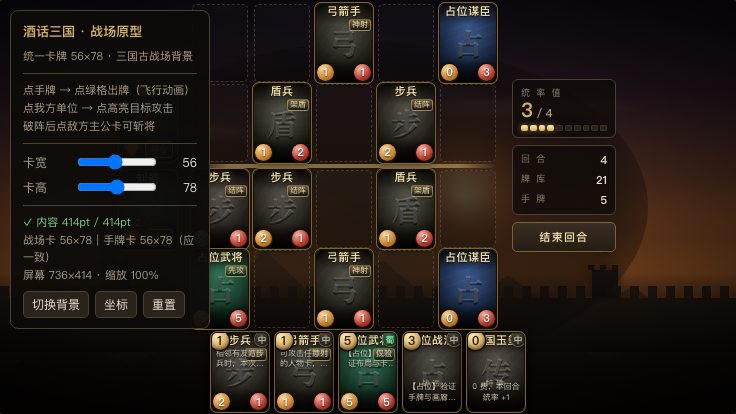
#> input picture .screenshots/battlefield-736x414.png, 736 x 414 px, found by its file name
$ python see.py .screenshots/battlefield-736x414.png
#> lines starting #> are read from the running program, lines starting #| are printed output that depends on the picture
#!/usr/bin/env python3
"""
把截图转成"可读的文字"——给没有图像输入能力的模型当眼睛用。

输出：
  1. 亮度 ASCII 图（自动对比度拉伸，能看出布局结构）
  2. 九宫格区域统计（平均亮度 / 饱和度 / 平均色）
  3. 主色板（k-means）
  4. 可选：局部裁剪分析（--crop x,y,w,h）

用法：
  python3 tools/see.py .screenshots/battlefield-736x414.png
  python3 tools/see.py shot.png 92
  python3 tools/see.py shot.png 92 --crop 180,60,120,90
"""
import sys
from collections import Counter

import numpy as np
from PIL import Image

RAMP = " .:-=+*#%@"


def parse_args(argv):
    path = argv[1]
    cols = 92
    crop = None
    for a in argv[2:]:
        if a.startswith("--crop="):
            crop = tuple(int(v) for v in a.split("=", 1)[1].split(","))
        elif a.isdigit():
            cols = int(a)
    return path, cols, crop


def stretch(arr, lo_pct=2, hi_pct=98):
    lo, hi = np.percentile(arr, lo_pct), np.percentile(arr, hi_pct)
    if hi - lo < 1e-6:
        return np.zeros_like(arr)
    return np.clip((arr - lo) / (hi - lo), 0, 1)


def luminance_map(img, cols, do_stretch=True):
    w, h = img.size
    rows = max(1, round(cols * (h / w) / 2.05))
    small = img.convert("L").resize((cols, rows), Image.LANCZOS)
    a = np.asarray(small, dtype=np.float32) / 255.0
    if do_stretch:
        a = stretch(a)
    lines = []
    for r in range(rows):
        lines.append("".join(RAMP[min(len(RAMP) - 1, int(v * len(RAMP)))] for v in a[r]))
    return lines, a


def region_stats(img, grid=3):
    w, h = img.size
    rgb = np.asarray(img.convert("RGB"), dtype=np.float32)
    hsv = np.asarray(img.convert("HSV"), dtype=np.float32)
    out = []
    for gy in range(grid):
        for gx in range(grid):
            x0, x1 = int(w * gx / grid), int(w * (gx + 1) / grid)
            y0, y1 = int(h * gy / grid), int(h * (gy + 1) / grid)
            block = rgb[y0:y1, x0:x1]
            bsat = hsv[y0:y1, x0:x1, 1]
            mean = block.reshape(-1, 3).mean(axis=0)
            out.append((
                f"({gx},{gy})",
                block.mean() / 255,
                bsat.mean() / 255,
                "#%02x%02x%02x" % tuple(int(c) for c in mean),
            ))
    return out


def palette(img, k=8, sample=40000):
    rgb = np.asarray(img.convert("RGB"), dtype=np.float32).reshape(-1, 3)
    if len(rgb) > sample:
        idx = np.linspace(0, len(rgb) - 1, sample).astype(int)
        rgb = rgb[idx]
    rng = np.random.default_rng(42)
    centers = rgb[rng.choice(len(rgb), k, replace=False)].copy()
    lab = np.zeros(len(rgb), dtype=int)
    for _ in range(12):
        d = ((rgb[:, None, :] - centers[None, :, :]) ** 2).sum(axis=2)
        lab = d.argmin(axis=1)
        for i in range(k):
            m = lab == i
            if m.any():
                centers[i] = rgb[m].mean(axis=0)
    counts = Counter(lab.tolist())
    total = sum(counts.values())
    return [("#%02x%02x%02x" % tuple(int(v) for v in centers[i]), c / total)
            for i, c in counts.most_common()]


def tonal_report(img):
    """整体色调分布——判断是否'一团糊'。"""
    g = np.asarray(img.convert("L"), dtype=np.float32) / 255.0
    hist, _ = np.histogram(g, bins=10, range=(0, 1))
    hist = hist / hist.sum()
    print("--- 亮度直方图（10 档）---")
    for i, v in enumerate(hist):
        lo, hi = i / 10, (i + 1) / 10
        print(f"  {lo:.1f}-{hi:.1f}  {v * 100:5.1f}%  {'#' * int(v * 60)}")
    p5, p50, p95 = np.percentile(g, [5, 50, 95])
    print(f"  分位数：P5={p5:.3f}  P50={p50:.3f}  P95={p95:.3f}  动态范围={p95 - p5:.3f}")
    print(f"  低于 0.2 的像素占比：{(g < 0.2).mean() * 100:.1f}%")
    print(f"  高于 0.6 的像素占比：{(g > 0.6).mean() * 100:.1f}%")


def main():
    if len(sys.argv) < 2:
        print(__doc__)
        sys.exit(1)
    path, cols, crop = parse_args(sys.argv)
    img = Image.open(path)
#> img is the input picture: PIL image 736x414 RGB; mean R, G, B 36.9, 29.7, 24.5
    label = path
    if crop:
        img = img.crop((crop[0], crop[1], crop[0] + crop[2], crop[1] + crop[3]))
        label += f"  crop={crop}"

    print(f"=== {label}  {img.size[0]}x{img.size[1]} ===")
#| === .screenshots/battlefield-736x414.png  736x414 ===
    print()
    print("--- 亮度图（对比度已拉伸；. 最暗 → @ 最亮）---")
    for line in luminance_map(img, cols)[0]:
#> in luminance_map, `w, h = img.size`: w = 736; h = 414
#> in luminance_map, `rows = max(1, round(cols * (h / w) / 2.05))`: rows = 25
#> in luminance_map, `small = img.convert("L").resize((cols, rows), Image.LANCZOS)`:
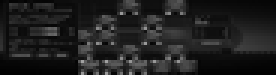
#> small: PIL image 92x25 L (shown 3 times larger); min 1, max 162, mean 31.3
#> in stretch, `lo, hi = np.percentile(arr, lo_pct), np.percentile(arr, hi_pct)`: lo = 0.0118; hi = 0.369
#> in luminance_map, `a = stretch(a)`:
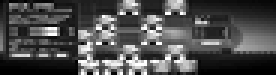
#> a: shape (25, 92) float32 (shown 3 times larger); min 0, max 1, mean 0.306
        print(line)
#> this loop made 25 passes
    print()
    region_stats(img)
#> in region_stats, `w, h = img.size`: w = 736; h = 414
#> in region_stats, `hsv = np.asarray(img.convert("HSV"), dtype=np.float32)`:
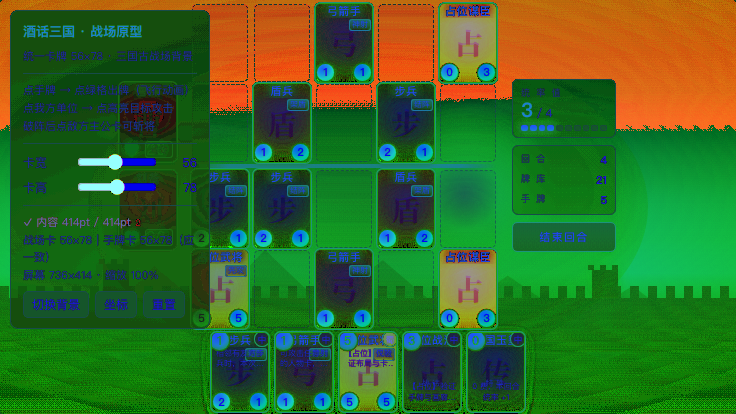
#> hsv: shape (414, 736, 3) float32; mean R, G, B 53.6, 106.3, 39.1
#> after the loop in region_stats, `for gy in range(grid):`:
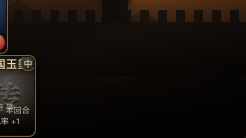
#> block: shape (138, 246, 3) float32; mean R, G, B 19.7, 14.4, 10.4
#> after the loop in region_stats, `for gy in range(grid):`:
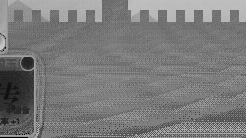
#> bsat: shape (138, 246) float32; min 0, max 198, mean 122.2
#> after the loop in region_stats, `for gy in range(grid):`: out = 9 items
    print("--- 九宫格区域统计 ---")
    for name, lum, sat, hexc in region_stats(img):
        print(f"  {name:>5}  亮度 {lum:5.3f} {'#' * int(lum * 24):<24} 饱和 {sat:5.3f}  {hexc}")
#> this loop made 9 passes
#> (name, lum, sat, hexc) on passes 1 to 9: ('(0,0)', 0.0893, 0.301, '#1a1613'), ('(1,0)', 0.142, 0.348, '#282221'), ('(2,0)', 0.0735, 0.396, '#160f12'), ('(0,1)', 0.122, 0.365, '#201f1d'), ('(1,1)', 0.178, 0.455, '#3a2c20'), ('(2,1)', 0.139, 0.581, '#342114'), ('(0,2)', 0.0847, 0.42, '#191611'), ('(1,2)', 0.185, 0.404, '#363026'), ('(2,2)', 0.0582, 0.479, '#130e0a')
#|   (0,0)  亮度 0.089 ##                       饱和 0.301  #1a1613
#|   (1,0)  亮度 0.142 ###                      饱和 0.348  #282221
#|   (2,0)  亮度 0.074 #                        饱和 0.396  #160f12
#|   (0,1)  亮度 0.122 ##                       饱和 0.365  #201f1d
#|   (1,1)  亮度 0.178 ####                     饱和 0.455  #3a2c20
#|   (2,1)  亮度 0.139 ###                      饱和 0.581  #342114
#|   (0,2)  亮度 0.085 ##                       饱和 0.420  #191611
#|   (1,2)  亮度 0.185 ####                     饱和 0.404  #363026
#> (further printed lines are left out)
    print()
    tonal_report(img)
#> in tonal_report, `g = np.asarray(img.convert("L"), dtype=np.float32) / 255.0`:
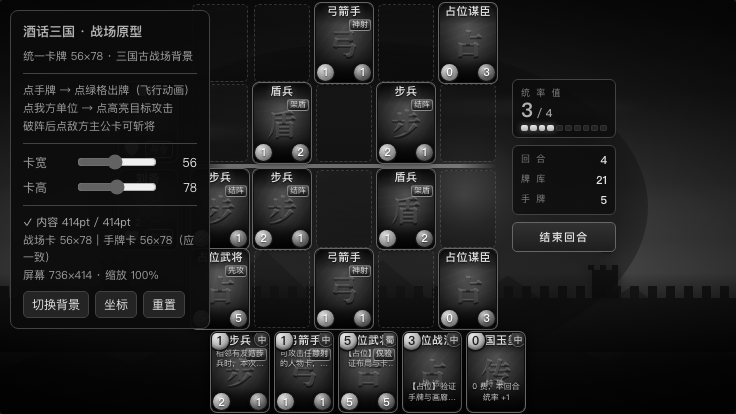
#> g: shape (414, 736) float32; min 0, max 1, mean 0.123
#> in tonal_report, `hist, _ = np.histogram(g, bins=10, range=(0, 1))`: hist = [188030, 66548, 24398, 7773, 8246, 3471, 2822, 1675, 1179, 562]
#> in tonal_report, `hist = hist / hist.sum()`: hist = [0.617, 0.218, 0.0801, 0.0255, 0.0271, 0.0114, 0.00926, 0.0055, 0.00387, 0.00184]
#> the loop in tonal_report, `for i, v in enumerate(hist):` made 10 passes
#> (v, lo, hi) on passes 1 to 10: (0.617, 0, 0.1), (0.218, 0.1, 0.2), (0.0801, 0.2, 0.3), (0.0255, 0.3, 0.4), (0.0271, 0.4, 0.5), (0.0114, 0.5, 0.6), (0.00926, 0.6, 0.7), (0.0055, 0.7, 0.8), (0.00387, 0.8, 0.9), (0.00184, 0.9, 1)
#|   0.0-0.1   61.7%  #####################################
#|   0.1-0.2   21.8%  #############
#|   0.2-0.3    8.0%  ####
#|   0.3-0.4    2.6%  #
#|   0.4-0.5    2.7%  #
#|   0.5-0.6    1.1%
#|   0.6-0.7    0.9%
#|   0.7-0.8    0.5%
#> (further printed lines are left out)
#> in tonal_report, `p5, p50, p95 = np.percentile(g, [5, 50, 95])`: p5 = 0.0157; p50 = 0.0627; p95 = 0.4
#|   分位数：P5=0.016  P50=0.063  P95=0.400  动态范围=0.384
#|   低于 0.2 的像素占比：83.5%
#|   高于 0.6 的像素占比：2.0%
    print()
    print("--- 主色板（k-means, 8 色）---")
    for hexc, ratio in palette(img):
#> in palette, `counts = Counter(lab.tolist())`: counts = {0: 5161, 7: 5707, 4: 12163, 5: 3875, 2: 2168, 6: 3912, 1: 5954, 3: 1060}
#> in palette, `total = sum(counts.values())`: total = 40000
        print(f"  {hexc}  {ratio * 100:5.1f}%")
#> this loop made 8 passes
#|   #0f0c09   30.4%
#|   #322318   14.9%
#|   #060404   14.3%
#|   #1f1613   12.9%
#|   #120d12    9.8%
#|   #3f3b34    9.7%
#|   #756652    5.4%
#|   #cead86    2.6%


if __name__ == "__main__":
    main()
